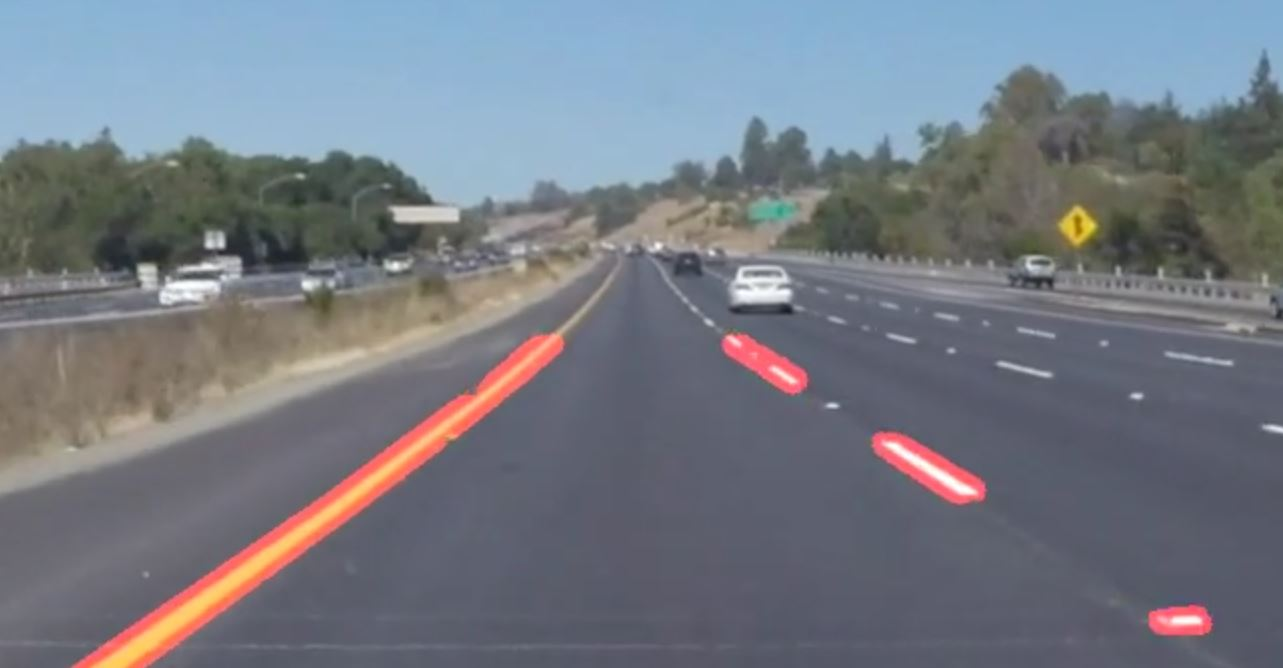
#> input picture examples/Line_Segements.JPG, 1283 x 668 px; its folder holds only this picture in this run
$ python -i Lanelines_Detection.py   (imports and definitions only)
#> lines starting #> are read from the running program, lines starting #| are printed output that depends on the picture; after the words box and inside, x2 and y2 are one past the last pixel; in counts of white or black regions, pixels touching at a corner belong together
import numpy as np
import cv2
import matplotlib.pyplot as plt
import matplotlib.image as im
from moviepy.editor import VideoFileClip


#lists to hold prev frames detected lines
prev_leftlines = []
prev_rightlines = []


#Perform color thresholding in HLS color space
def laneColors_mask(img,thresh=[(0,255),(0,255),(0,255)]):
    #Convert to hls color space
    hls = cv2.cvtColor(img,cv2.COLOR_RGB2HLS)
#> hls: shape (668, 1283, 3); mean of channels 0, 1, 2 93.8, 124, 45.7

    #Color masking using HLS color space

    h = hls[:,:,0]
    l = hls[:,:,1]
    s = hls[:,:,2]
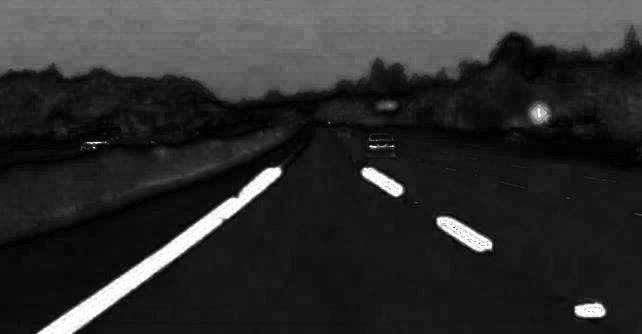
#> s: shape (668, 1283) (shown at 1/2 size); min 0, max 255, mean 45.7

    #Create gray scale thresholded img
    binary_mask = np.zeros_like(s)

    binary_mask [((h>= thresh[0][0]) & (h<= thresh[0][1])) &\
                ((l >=thresh[1][0]) & (l<=thresh[1][1])) &\
                ((s >=thresh[2][0]) & (s<=thresh[2][1]))] = 1
    return binary_mask

#Canny edge detection + Gaussian smoothing filter
def canny_edge (grayImg,thresh=[0,255],kernel_size = 3):

    # Gaussian filter
    blur = cv2.GaussianBlur(grayImg,(kernel_size,kernel_size),0)

    #Canny Edge Detection
    return cv2.Canny(blur,thresh[0],thresh[1])

# Region masking to extract the region of interest
def regionMask (img,pts):

    region_mask = np.zeros_like(img)

    #Fill black image with the region of interest
    cv2.fillPoly(region_mask,np.array([[pts]]),255)

    return region_mask

# Draw lines into a given image
def drawLines (img,lines,color = 255, thickness = 10):

    #Check if list is empty
    if lines is not None:

        for line in lines:

            for x1,y1,x2,y2 in line:

                cv2.line(img,(x1,y1),(x2,y2),color ,thickness)
        return img

    else : #Nothing to draw
        return img

#Filter Horizontal lines
def filter_horizontal (lines , slope_thresh = 0):


    selected_lines = []
    slopes = []
    intercepts = []

    #Loop over each line in lines
    for line in lines:

        #Unpack the line  points
        x1,y1,x2,y2 = line[0]

        #Compute slope
        m = (y2-y1)/(x2-x1)

        #Filter Horizontal lines
        if abs(m) > slope_thresh:

            selected_lines.append([[x1,y1,x2,y2]])

    return selected_lines

# Sort lines into two grous (left laneline and right laneline)
def sortLines (lines):

    #Lists to hold the averaged lanes
    left_lanelines = []
    right_lanelines = []

    #Using -ve , +ve slopes
    for line in lines :
        for x1,y1,x2,y2 in line:

            #Sort according to the slope
            #Compute slope
            m = (y2-y1)/(x2-x1)
            if m < 0:
                left_lanelines.append([x1,y1,x2,y2])

            elif m >  0:
                right_lanelines.append([x1,y1,x2,y2])

    return [left_lanelines,right_lanelines]

# Filter the sorted lines
def Lanelines_filtering (lanelines,start_y,end_y):

    #Convert points into integers
    start_y = int(start_y)
    end_y = int(end_y)

    #List to hold the averaged lines
    avg_lines = []

    #Lists to carry the slopes and intercepts for each laneline
    slopes = []
    intercepts = []

    for laneline in lanelines :


        #Avg the lines by its slope and intercepts
        # for each line (y = mx +b )

        #Reset lists
        slopes.clear()
        intercepts.clear()

        #Loop over lines in each laneline
        for line  in laneline:

            #Unpack
            x1,y1,x2,y2 = np.array(line).reshape(4,1)

            #Compute slope and intercept

            if x1 != x2: #Avoid div by zero

                m = (y2-y1)/(x2-x1)
                b = y1 - (m*x1)

                slopes.append(m)
                intercepts.append(b)

        #lines were found
        if (len(slopes) > 0):

            #Average all similar lines
            avg_m = sum(slopes)/len(slopes)
            avg_b = sum(intercepts)/len(intercepts)

            #compute starting and ending points for each lane (x = (y-b)/m)
            start_x = int((start_y - avg_b)/avg_m)
            end_x = int((end_y - avg_b)/avg_m)
            avg_lines.append([[start_x,start_y,end_x,end_y]])

        else:
            avg_lines.append([[0,0,0,0]])


    return avg_lines

# The full pipline
def Lanelines_detection(image):


    # #Visualize Original Image if needed
    # plt.figure(1)
    # plt.imshow(image)
    # plt.title('Original Image')


    ####################
    ###1.Color masking##
    ####################

    colorMask = laneColors_mask(image,thresh=[(0,255),(40,100),(120,200)])
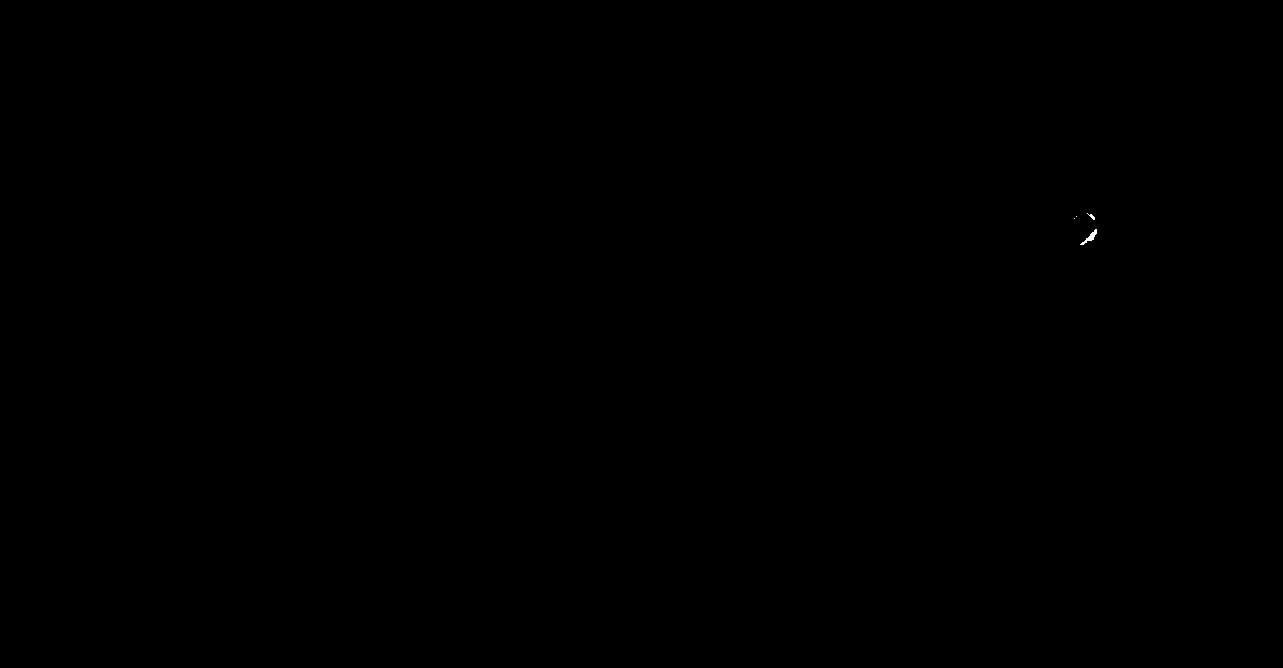
#> colorMask: shape (668, 1283); values 0 (black) and 1 (white), 0.01% white; 4 white regions (2 under 20 px), largest, box (x1, y1, x2, y2) and area: (1080, 229, 1097, 245) 81, (1087, 213, 1095, 220) 21

    # #Visualize and save results if needed
    # plt.figure(2)
    # plt.imshow(colorMask,cmap='gray')
    # plt.title('Colors Thresholded Image')
    #
    # #Save Image
    # plt.imsave('output_images/colorMask_img.jpg', colorMask,cmap='gray')

    ##############################
    ### 2. Canny Edge Detection###
    ##############################

    gray = cv2.cvtColor(image,cv2.COLOR_RGB2GRAY)
    #Edge Detection (on the masked image)
    edge = canny_edge(gray,thresh=[50,150],kernel_size = 7)

    #Combine with color masking
    binary_edge = np.zeros_like(edge)
    binary_edge =cv2.bitwise_or(edge,colorMask)


    # #Visualize and save results if needed
    # plt.figure(3)
    # plt.imshow(binary_edge,cmap='gray')
    # plt.title('Color Thresholded Edge Detection')
    #
    # #Save Image
    # plt.imsave('output_images/colorThresh_edge.jpg', binary_edge ,cmap='gray')


    ############################
    #### 3. Region Masking #####
    ############################

    #Shape offsets
    width1 = 0.45
    width2 = 0.05
    region_height = 0.6

    #Define the regions four points
    pt1 = (int(image.shape[1]/2 - width1*image.shape[1]),int(image.shape[0]))
    pt4 = (int(image.shape[1]/2 + width1*image.shape[1]),int(image.shape[0]))
    pt2 = (int(image.shape[1]/2 - width2*image.shape[1]) ,int(region_height*image.shape[0]))
    pt3 = (int(image.shape[1]/2 + width2*image.shape[1]) ,int(region_height*image.shape[0]))


    region_mask = regionMask (binary_edge,[pt1,pt2,pt3,pt4])

    #Apply the mask to the edge detected image
    regionMasked_img = np.copy(binary_edge)
    regionMasked_img [region_mask == 0] = 0
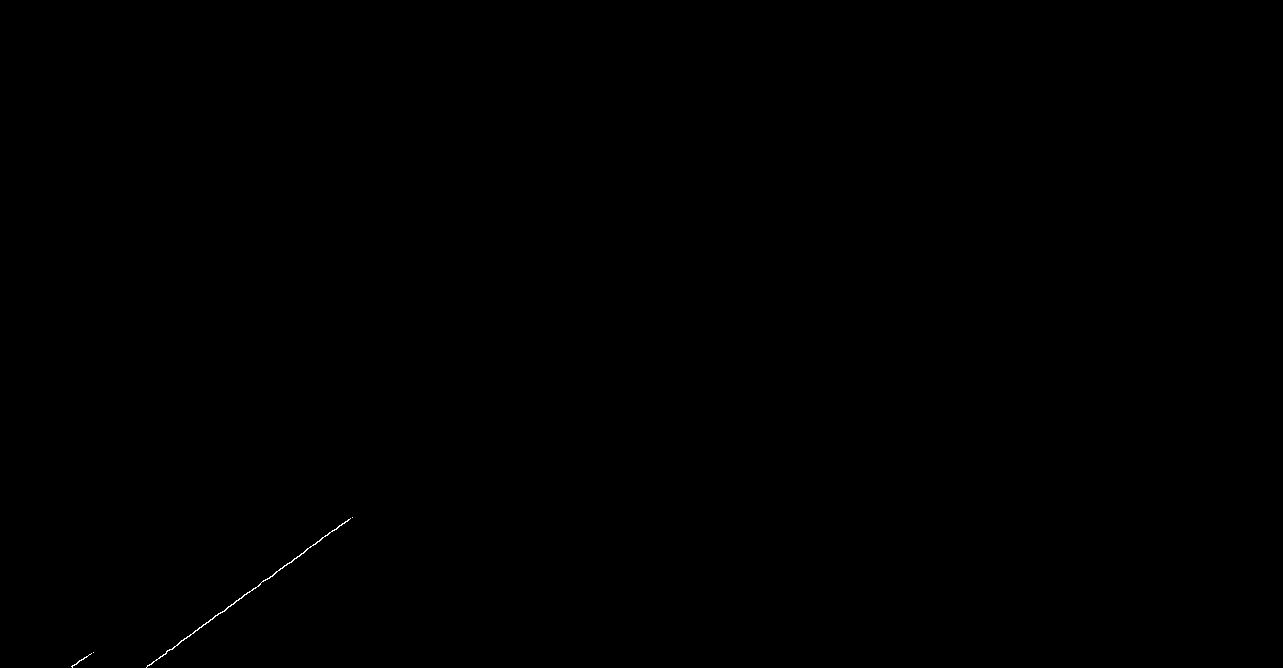
#> regionMasked_img: shape (668, 1283); 0.04% white in thin lines or dots, all inside (x1, y1, x2, y2) = (71, 517, 353, 668)


    # #Visualize and save results if needed
    # plt.figure(4)
    # plt.imshow(regionMasked_img,cmap='gray')
    # plt.title('Region Masked Image')
    #
    # #Save Image
    # plt.imsave('output_images/regionMasked_img.jpg', regionMasked_img,cmap='gray')


    ############################
    #### 4. Lines Detection ####
    ############################

    #Hough Lines parameters
    rho = 2
    theta = np.pi/180
    threshold = 70
    min_len = 2
    max_gap = 50

    #Hough lines
    houghLines_img = np.zeros_like(regionMasked_img)
    lines = cv2.HoughLinesP (regionMasked_img, rho, theta, threshold, minLineLength = min_len, maxLineGap = max_gap)
#> lines = [[147, 665, 348, 519], [146, 667, 352, 517]]

    #####################################
    ### 4.1 Filter Horizontal lines #####
    #####################################
    lines = filter_horizontal (lines , slope_thresh =0.6)
#> the loop in filter_horizontal, `for line in lines:` made 2 passes
#> (x1, y1, x2, y2, m) on passes 1 to 2: (147, 665, 348, 519, -0.726), (146, 667, 352, 517, -0.728)
#> after the loop in filter_horizontal, `for line in lines:`: selected_lines = [[[147, 665, 348, 519]], [[146, 667, 352, 517]]]
#> lines = [[[147, 665, 348, 519]], [[146, 667, 352, 517]]]

    #Draw Hough Lines
    houghLines_img = drawLines(houghLines_img,lines,color = 255, thickness = 10)
#> the loop in drawLines, `for line in lines: ` made 2 passes
#> after the loop in drawLines, `for line in lines:`:
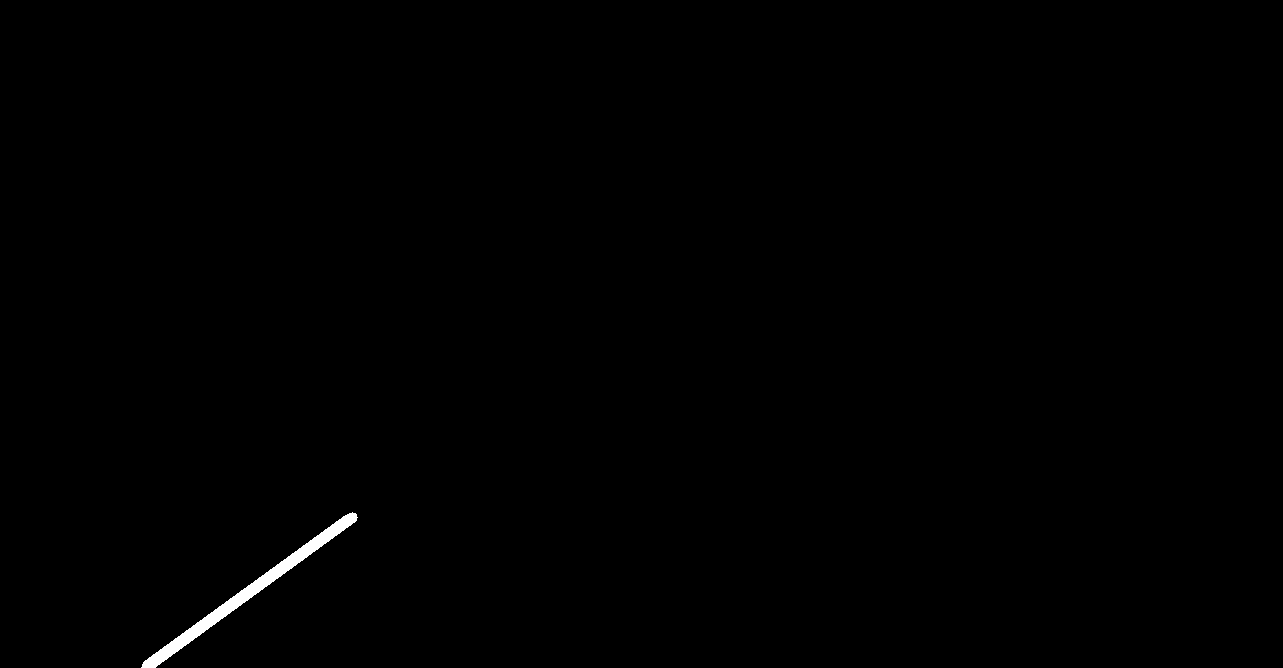
#> img: shape (668, 1283); 0.35% white; 1 white region, box (x1, y1, x2, y2) and area: (141, 512, 358, 668) 3008

    # # Visualize and save results if needed
    # plt.figure(5)
    # plt.imshow(houghLines_img,cmap='gray')
    # plt.title('Hough Lines')
    #
    # #Save Image
    # plt.imsave('output_images/HoughLines.jpg', hough Lines_img,cmap='gray')

    ########################
    #### 4.2 Sort Lines ####
    ########################

    #Sort lines into two lane
    sortedLines = sortLines(lines)
#> the loop in sortLines, `for line in lines :` made 2 passes
#> after the loop in sortLines, `for line in lines :`: left_lanelines = [[147, 665, 348, 519], [146, 667, 352, 517]]; right_lanelines = []
#> sortedLines = [[[147, 665, 348, 519], [146, 667, 352, 517]], []]


    ###################################################
    #### 4.3 Filter  Lines into two lanelines only ####
    ###################################################
    global prev_rightlines
    global prev_leftlines

    #Lanelines filtering
    start_y = image.shape[0]
    end_y = region_height*(1.1*image.shape[0])
    filteredLines = Lanelines_filtering(sortedLines,start_y,end_y)
#> the loop in Lanelines_filtering, `for laneline in lanelines :` made 2 passes
#> (laneline, avg_m, avg_b, start_x, end_x) on pass 1: ([[147, 665, 348, 519], [146, 667, 352, 517]], [-0.727], [772.5], 143, 457)
#> after the loop in Lanelines_filtering, `for laneline in lanelines :`: avg_lines = [[[143, 668, 457, 440]], [[0, 0, 0, 0]]]; intercepts = []
#> filteredLines = [[[143, 668, 457, 440]], [[0, 0, 0, 0]]]


    # Save the left and right lines
    prev_leftlines.append(filteredLines[0])
    prev_rightlines.append(filteredLines[1])


    ###########################################################
    #### 5. Smooth lanelines (in case of video processing) ####
    ##########################################################

    #Remove the oldest readings if the number frames exceeded N
    N  = 8


    if len(prev_leftlines ) > N :
        prev_leftlines.pop(0)
        prev_rightlines.pop(0)


    # Average the last detected lanelines together if previous frames are found
    avg_lanelines = Lanelines_filtering([prev_leftlines,prev_rightlines],start_y,end_y)
#> avg_lanelines = [[[142, 668, 457, 440]], [[0, 0, 0, 0]]]


    #Draw filtered lines on empty image
    filteredLines_img = image*0
#> filteredLines_img: shape (668, 1283, 3); every value is 0
    filteredLines_img = drawLines(filteredLines_img,avg_lanelines,color = [0,0,255] , thickness = 20)
#> the loop in drawLines (call 2), `for line in lines: ` made 2 passes


    # #Visualize and save results if needed
    # plt.figure(6)
    # plt.imshow(filteredLines_img)
    # plt.title('Filtered Lanes')
    #
    # #Save Image
    # plt.imsave('output_images/filteredLines_img.jpg', filteredLines_img)


    ##############################################
    ### 8. Draw lanelines on the oriignal image ###
    ##############################################

    #Combine lanelines with the original Image
    final_img = np.copy(image)
    final_img = cv2.addWeighted(image,0.8,filteredLines_img,1,0)
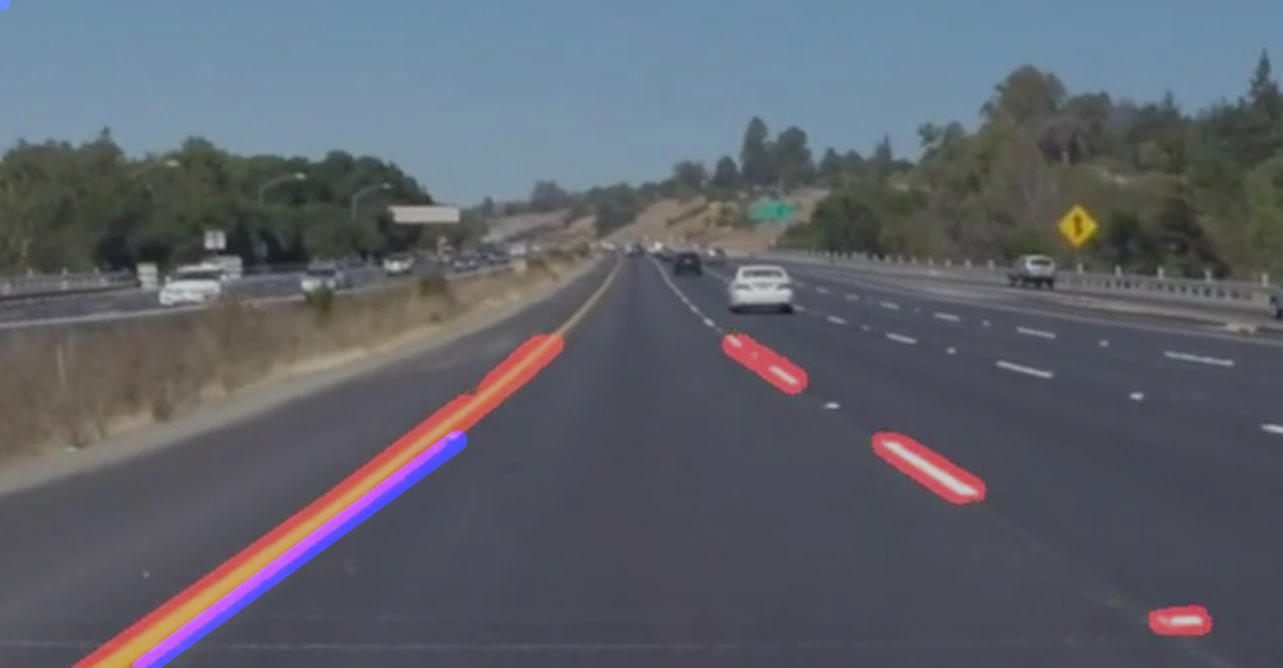
#> final_img: shape (668, 1283, 3); mean R, G, B 93.5, 97.4, 106.3

    # #Visualize and save results if needed
    # plt.figure(7)
    # plt.imshow(final_img)
    # plt.title('Final Result')
    #
    # #Save Image
    # plt.imsave('output_images/final_res.jpg', final_img)
    #
    # plt.show()

    return final_img


#################################
### Image lanelines detection ###
# [20 lines of commented-out code are left out]
### Video lanelines detection ###
#################################

#Load video
# [1 line that did not run here, left out]

#Process video
# [1 line that did not run here, left out]

#Save the result video
# [1 line not run here, left out]

>>> import cv2
>>> picture = cv2.cvtColor(cv2.imread('examples/Line_Segements.JPG'), cv2.COLOR_BGR2RGB)
>>> result = Lanelines_detection(picture)
